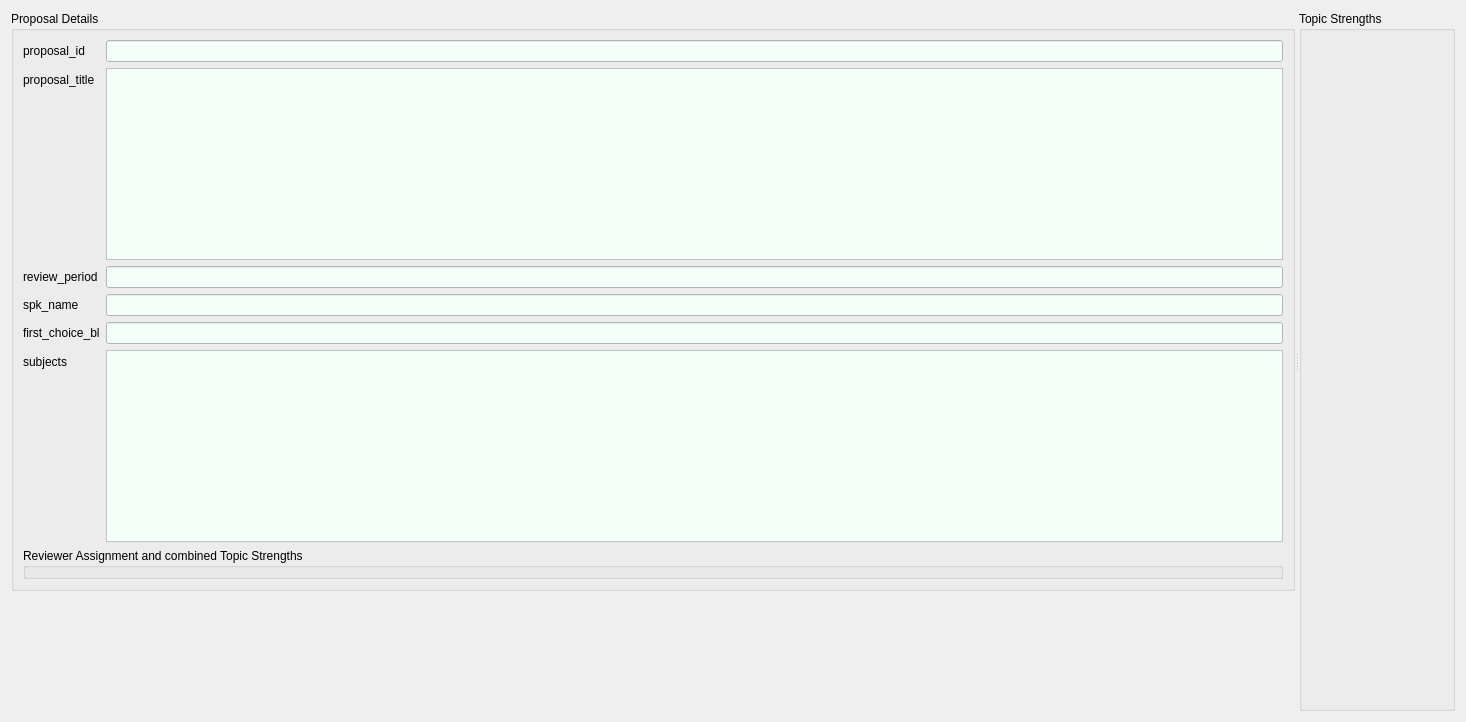
<?xml version="1.0" encoding="UTF-8"?>
<ui version="4.0">
 <class>Form</class>
 <widget class="QWidget" name="Form">
  <property name="geometry">
   <rect>
    <x>0</x>
    <y>0</y>
    <width>1466</width>
    <height>722</height>
   </rect>
  </property>
  <property name="windowTitle">
   <string>Form</string>
  </property>
  <layout class="QGridLayout" name="gridLayout">
   <item row="0" column="0">
    <widget class="QSplitter" name="splitter">
     <property name="orientation">
      <enum>Qt::Horizontal</enum>
     </property>
     <widget class="QWidget" name="verticalLayoutWidget">
      <layout class="QVBoxLayout" name="verticalLayout_2">
       <item>
        <widget class="QGroupBox" name="groupBox_2">
         <property name="title">
          <string>Proposal Details</string>
         </property>
         <layout class="QGridLayout" name="gridLayout_2">
          <item row="0" column="0">
           <layout class="QFormLayout" name="formLayout">
            <item row="0" column="0">
             <widget class="QLabel" name="label">
              <property name="text">
               <string>proposal_id</string>
              </property>
             </widget>
            </item>
            <item row="0" column="1">
             <widget class="QLineEdit" name="proposal_id">
              <property name="styleSheet">
               <string notr="true">background: #F5FFFA</string>
              </property>
              <property name="readOnly">
               <bool>true</bool>
              </property>
             </widget>
            </item>
            <item row="1" column="0">
             <widget class="QLabel" name="label_2">
              <property name="text">
               <string>proposal_title</string>
              </property>
             </widget>
            </item>
            <item row="1" column="1">
             <widget class="QPlainTextEdit" name="proposal_title">
              <property name="minimumSize">
               <size>
                <width>0</width>
                <height>0</height>
               </size>
              </property>
              <property name="styleSheet">
               <string notr="true">background: #F5FFFA</string>
              </property>
              <property name="plainText">
               <string/>
              </property>
              <property name="textInteractionFlags">
               <set>Qt::TextSelectableByKeyboard|Qt::TextSelectableByMouse</set>
              </property>
             </widget>
            </item>
            <item row="2" column="0">
             <widget class="QLabel" name="label_3">
              <property name="text">
               <string>review_period</string>
              </property>
             </widget>
            </item>
            <item row="2" column="1">
             <widget class="QLineEdit" name="review_period">
              <property name="styleSheet">
               <string notr="true">background: #F5FFFA</string>
              </property>
              <property name="readOnly">
               <bool>true</bool>
              </property>
             </widget>
            </item>
            <item row="3" column="0">
             <widget class="QLabel" name="label_4">
              <property name="text">
               <string>spk_name</string>
              </property>
             </widget>
            </item>
            <item row="3" column="1">
             <widget class="QLineEdit" name="spk_name">
              <property name="styleSheet">
               <string notr="true">background: #F5FFFA</string>
              </property>
              <property name="readOnly">
               <bool>true</bool>
              </property>
             </widget>
            </item>
            <item row="4" column="0">
             <widget class="QLabel" name="label_5">
              <property name="text">
               <string>first_choice_bl</string>
              </property>
             </widget>
            </item>
            <item row="4" column="1">
             <widget class="QLineEdit" name="first_choice_bl">
              <property name="styleSheet">
               <string notr="true">background: #F5FFFA</string>
              </property>
              <property name="readOnly">
               <bool>true</bool>
              </property>
             </widget>
            </item>
            <item row="5" column="0">
             <widget class="QLabel" name="label_6">
              <property name="text">
               <string>subjects</string>
              </property>
             </widget>
            </item>
            <item row="5" column="1">
             <widget class="QPlainTextEdit" name="subjects">
              <property name="minimumSize">
               <size>
                <width>0</width>
                <height>0</height>
               </size>
              </property>
              <property name="styleSheet">
               <string notr="true">background: #F5FFFA</string>
              </property>
              <property name="plainText">
               <string/>
              </property>
              <property name="textInteractionFlags">
               <set>Qt::TextSelectableByKeyboard|Qt::TextSelectableByMouse</set>
              </property>
             </widget>
            </item>
           </layout>
          </item>
          <item row="1" column="0">
           <widget class="QGroupBox" name="reviewers_gb">
            <property name="title">
             <string>Reviewer Assignment and combined Topic Strengths</string>
            </property>
           </widget>
          </item>
         </layout>
        </widget>
       </item>
       <item>
        <spacer name="verticalSpacer_2">
         <property name="orientation">
          <enum>Qt::Vertical</enum>
         </property>
         <property name="sizeHint" stdset="0">
          <size>
           <width>20</width>
           <height>40</height>
          </size>
         </property>
        </spacer>
       </item>
      </layout>
     </widget>
     <widget class="QGroupBox" name="topic_box">
      <property name="title">
       <string>Topic Strengths</string>
      </property>
      <layout class="QVBoxLayout" name="verticalLayout_3">
       <item>
        <layout class="QGridLayout" name="topic_layout"/>
       </item>
       <item>
        <spacer name="verticalSpacer">
         <property name="orientation">
          <enum>Qt::Vertical</enum>
         </property>
         <property name="sizeHint" stdset="0">
          <size>
           <width>20</width>
           <height>40</height>
          </size>
         </property>
        </spacer>
       </item>
      </layout>
     </widget>
    </widget>
   </item>
  </layout>
 </widget>
 <resources/>
 <connections/>
</ui>
